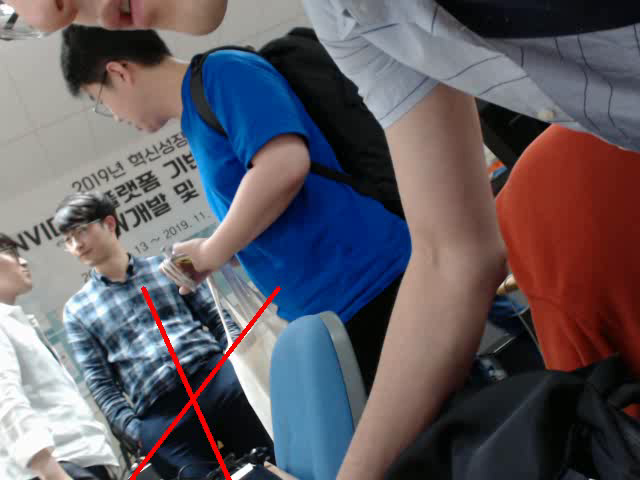
#> input picture frame 0 of courses/w10_opencv/source/OpenCV_in_Ubuntu/Python/output_LaneDetection_Project.avi, 640 x 480 px, given in place of the camera
$ python 51_Video_LaneDetection_Project.py
#> lines starting #> are read from the running program, lines starting #| are printed output that depends on the picture; after the words box and inside, x2 and y2 are one past the last pixel; in counts of white or black regions, pixels touching at a corner belong together
import cv2
import numpy as np


def imageCopy(src):
    return np.copy(src)


def convertColor(image, flag=None):
    if flag is None:
        return image
    else:
        return cv2.cvtColor(image, flag)


def rangeColor(image, lower, upper):
    return cv2.inRange(image, lower, upper)


def splitColor(image, lower, upper, flag=None):
    converted = convertColor(image, flag)
    mask = rangeColor(converted, lower, upper)
    return cv2.bitwise_and(image, image, mask=mask)


def polyROI(image, points):
    if len(image.shape) == 2:
        channels = 1
    else:
        channels = image.shape[2]
    mask = np.zeros_like(image)
    ignore_mask_color = (255,) * channels
    cv2.fillPoly(mask, points, ignore_mask_color)
    return cv2.bitwise_and(image, mask)


def convertColor(image, flag=None):
    if flag is None:
        return image
    else:
        return cv2.cvtColor(image, flag)


def cannyEdge(image, threshold1=100, threshold2=200):
    return cv2.Canny(image, threshold1, threshold2)


def addWeightedImage(image1, w1, imagw2, w2=None):
    if w2 is None:
        return cv2.addWeighted(image1, float(w1) * 0.01, imagw2, float(100 - w1) * 0.01, 0)
    else:
        return cv2.addWeighted(image1, w1 * 0.01, imagw2, w2 * 0.01, 0)


def houghLinesP(image, rho=1.0, theta=np.pi/180, threshold=100, minLineLength=10, maxLineGap=100):
    return cv2.HoughLinesP(image, rho, theta, threshold, minLineLength=minLineLength, maxLineGap=maxLineGap)


def drawHoughLinesP(image, lines):
    result = imageCopy(image)
    if len(image.shape) == 2:
        result = convertColor(image, cv2.COLOR_GRAY2BGR)
    for i in range(len(lines)):
        for x1, y1, x2, y2 in lines[i]:
            cv2.line(result, (x1, y1), (x2, y2), (0, 0, 255), 3)
    return result


def splitLines(lines):
    left_x = []
    left_y = []
    right_x = []
    right_y = []
    for line in lines:
        x1 = line[0,0]
        y1 = line[0,1]
        x2 = line[0,2]
        y2 = line[0,3]
        slope = (float)(y2-y1)/(float)(x2-x1)
        if abs(slope) < 0.5:
            continue
        if slope <= 0:
            left_x.append([x1, x2])
            left_y.append([y1, y2])
        else:
            right_x.append([x1, x2])
            right_y.append([y1, y2])
    return left_x, left_y, right_x, right_y


def meanPoint(x):
    sum1 = 0
    sum2 = 0
    for x1, x2 in x:
        sum1 += x1
        sum2 += x2
    sum1 = int(float(sum1)/float(len(x)))
    sum2 = int(float(sum2)/float(len(x)))
    return [sum1, sum2]

def medianPoint(x):
    xx = sorted(x)
    return xx[(int)(len(xx)/2)]


def interpolate(list_x, list_y, y):
    x1 = list_x[0]
    x2 = list_x[1]
    y1 = list_y[0]
    y2 = list_y[1]
    return int(float(y - y1) * float(x2-x1) / float(y2-y1) + x1)


def lineFitting(image, left_x, left_y, right_x, right_y):
    result = imageCopy(image)
    height = image.shape[0]
    lx = meanPoint(left_x)
    ly = meanPoint(left_y)
    rx = meanPoint(right_x)
    ry = meanPoint(right_y)
    min_y = int(height*0.6)
    max_y = height
    min_x_left = interpolate(lx, ly, min_y)
    max_x_left = interpolate(lx, ly, max_y)
    min_x_right = interpolate(rx, ry, min_y)
    max_x_right = interpolate(rx, ry, max_y)
    cv2.line(result, (min_x_left, min_y), (max_x_left, max_y), (0, 0, 255), 3)
    cv2.line(result, (min_x_right, min_y), (max_x_right, max_y), (0, 0, 255), 3)
    return result


def frameProcessing(frame):
    result = imageCopy(frame)
    height, width = result.shape[:2]
    pt1 = (width*0.45, height*0.6)
    pt2 = (width*0.55, height*0.6)
    pt3 = (width*0.95, height*1.0)
    pt4 = (width*0.05, height*1.0)
    roi_corners = np.array([[pt1, pt2, pt3, pt4]], dtype=np.int32)
    result = polyROI(result, roi_corners)

    lower_white_hls = np.array([0, 200, 0])
    upper_white_hls = np.array([179, 255, 255])
    lower_yellow_hls = np.array([15, 30, 115])
    upper_yellow_hls = np.array([35, 200, 255])
    W_hls = splitColor(result, lower_white_hls, upper_white_hls, cv2.COLOR_BGR2HLS)
    Y_hls = splitColor(result, lower_yellow_hls, upper_yellow_hls, cv2.COLOR_BGR2HLS)
    result = W_hls+Y_hls
    result = cannyEdge(result, 100, 200)
    result = houghLinesP(result, 1, np.pi/180, 10, 10)
    lx, ly, rx, ry = splitLines(result)
    result = lineFitting(frame, lx, ly, rx, ry)
    return result

path = "/home/nw/Desktop/OpenCV_in_Ubuntu/Data/Lane_Detection_Videos/"
roadVideo_01 = "solidYellowLeft.mp4"
roadVideo_02 = "solidWhiteRight.mp4"

openPath = path+roadVideo_01

cap = cv2.VideoCapture(2)

# Get frame per second information
fps = cap.get(cv2.CAP_PROP_FPS)
print("Frames per second using video.get(cv2.CAP_PROP_FPS) : {0}".format(fps))
# Get width and height information
width = int(cap.get(cv2.CAP_PROP_FRAME_WIDTH))
print(width)
height = int(cap.get(cv2.CAP_PROP_FRAME_HEIGHT))
print(height)
# Define the codec and create VideoWriter object
fourcc = int(cv2.VideoWriter_fourcc(*'DIVX'))
print(fourcc)
out = cv2.VideoWriter('output_LaneDetection_Project.avi', fourcc, fps, (width, height), True)

cv2.namedWindow("Input", cv2.WINDOW_GUI_EXPANDED)
cv2.namedWindow("Output", cv2.WINDOW_GUI_EXPANDED)

while cap.isOpened():
    # Capture frame-by-frame
    ret, frame = cap.read()
#> frame is the input picture: shape (480, 640, 3); mean B, G, R 98.9, 91.8, 97.6

    if ret:
        # Our operations on the frame come here
        output = frameProcessing(frame)
#> in polyROI, `cv2.fillPoly(mask, points, ignore_mask_color)`:
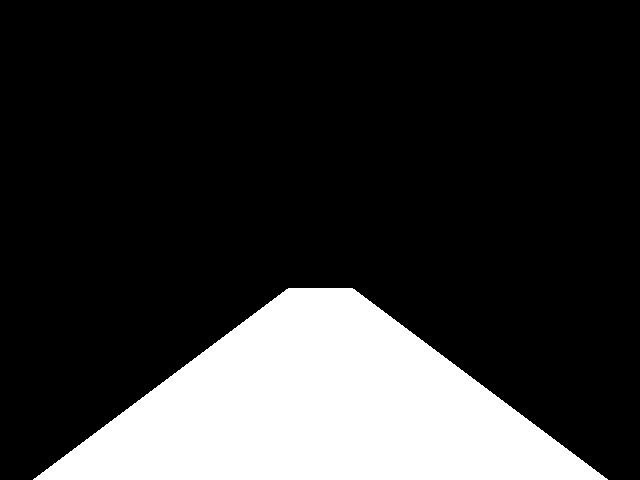
#> mask: shape (480, 640, 3); 20% white; 1 white region, box (x1, y1, x2, y2) and area: (33, 288, 608, 480) 61504
#> in polyROI, `return cv2.bitwise_and(image, mask)`:
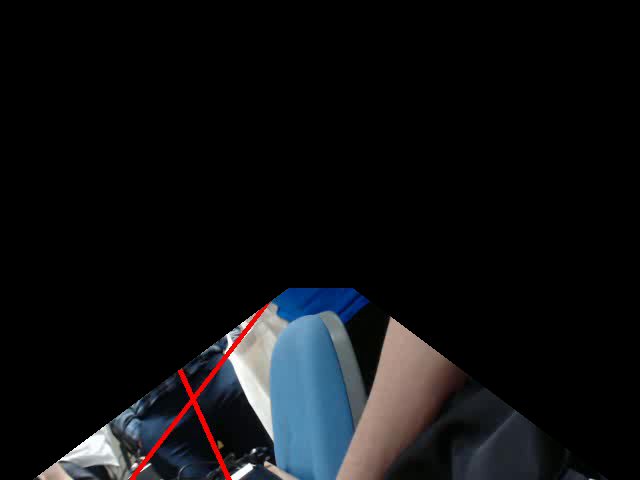
#> returned value: shape (480, 640, 3); mean of channels 0, 1, 2 17.9, 15.8, 15.1; drawn as B, G, R
#> in convertColor, `return cv2.cvtColor(image, flag)`: returned value: shape (480, 640, 3); mean of channels 0, 1, 2 15.9, 16.5, 16.1
#> in rangeColor, `return cv2.inRange(image, lower, upper)`:
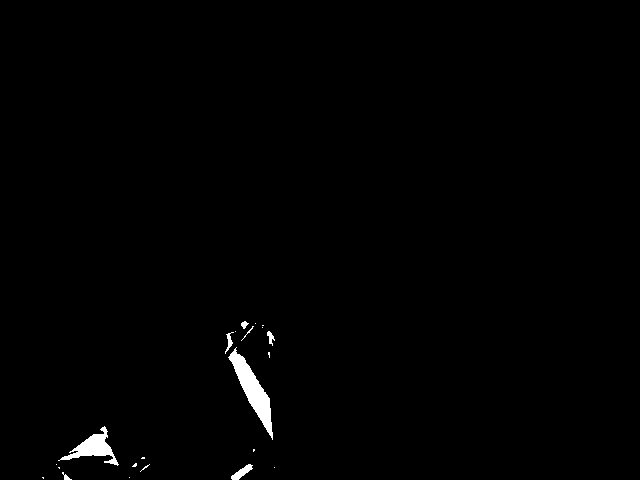
#> returned value: shape (480, 640); 0.82% white; 22 white regions (14 under 20 px), largest, box (x1, y1, x2, y2) and area: (228, 347, 273, 440) 1284, (58, 426, 119, 466) 790, (231, 464, 253, 480) 153
#> in rangeColor (call 2), `return cv2.inRange(image, lower, upper)`:
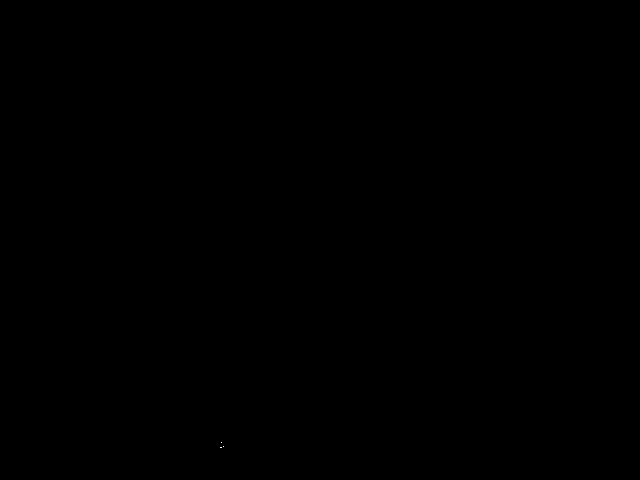
#> returned value: shape (480, 640); 0% white in thin lines or dots, all inside (x1, y1, x2, y2) = (220, 442, 224, 448)
#> in cannyEdge, `return cv2.Canny(image, threshold1, threshold2)`:
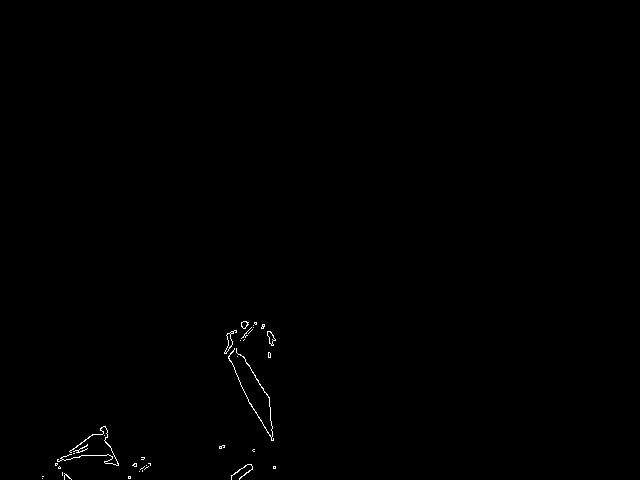
#> returned value: shape (480, 640); 0.27% white in thin lines or dots, all inside (x1, y1, x2, y2) = (42, 321, 276, 480)
#> in frameProcessing, `result = houghLinesP(result, 1, np.pi/180, 10, 10)`: result = 39 rows, first 6: [228, 333, 269, 400], [245, 394, 272, 440], [228, 340, 254, 322], [42, 476, 89, 436], [68, 455, 114, 455], [226, 348, 274, 468]
#> the loop in splitLines, `for line in lines:` made 39 passes
#> (x1, y1, x2, y2, slope) on passes 1 to 12: (228, 333, 269, 400, 1.63), (245, 394, 272, 440, 1.7), (228, 340, 254, 322, -0.692), (42, 476, 89, 436, -0.851), (68, 455, 114, 455, 0), (226, 348, 274, 468, 2.5), (42, 478, 103, 432, -0.754), (269, 331, 273, 440, 27.25), (263, 324, 275, 468, 12), (61, 457, 241, 476, 0.106), (100, 429, 117, 461, 1.88), (65, 460, 106, 429, -0.756)
#> after the loop in splitLines, `for line in lines:`: left_x = [[228, 254], [42, 89], [42, 103], [65, 106], [57, 104], [240, 255], [228, 243], [239, 252], [231, 245], [229, 256], [225, 248], [56, 97], [244, 275], [75, 107], [268, 273], [59, 107], [234, 247], [230, 246], [225, 262], [64, 107]]; left_y = [[340, 322], [476, 436], [478, 432], [460, 429], [460, 426], [340, 322], [341, 321], [479, 466], [476, 465], [359, 323], [353, 322], [465, 434], [357, 339], [457, 432], [357, 335], [466, 436], [474, 464], [334, 321], [351, 324], [460, 437]]; right_x = [[228, 269], [245, 272], [226, 274], [269, 273], [263, 275], [100, 117], [58, 69], [227, 228], [234, 250], [268, 273], [226, 231]]; right_y = [[333, 400], [394, 440], [348, 468], [331, 440], [324, 468], [429, 461], [467, 478], [333, 358], [348, 367], [396, 468], [335, 362]]
#> in frameProcessing, `lx, ly, rx, ry = splitLines(result)`: lx has the same summary as left_x in splitLines; ly has the same summary as left_y in splitLines; rx has the same summary as right_x in splitLines; ry has the same summary as right_y in splitLines
#> the loop in meanPoint, `for x1, x2 in x:` made 20 passes
#> (x1, x2, sum1, sum2) on passes 1 to 12: (228, 254, 228, 254), (42, 89, 270, 343), (42, 103, 312, 446), (65, 106, 377, 552), (57, 104, 434, 656), (240, 255, 674, 911), (228, 243, 902, 1154), (239, 252, 1141, 1406), (231, 245, 1372, 1651), (229, 256, 1601, 1907), (225, 248, 1826, 2155), (56, 97, 1882, 2252)
#> after the loop in meanPoint, `for x1, x2 in x:`: sum1 = 3281; sum2 = 3876
#> in meanPoint, `sum1 = int(float(sum1)/float(len(x)))`: sum1 = 164
#> in meanPoint, `sum2 = int(float(sum2)/float(len(x)))`: sum2 = 193
#> in lineFitting, `lx = meanPoint(left_x)`: lx = [164, 193]
#> the loop in meanPoint (call 2), `for x1, x2 in x:` made 20 passes
#> (x1, x2, sum1, sum2) on passes 1 to 12: (340, 322, 340, 322), (476, 436, 816, 758), (478, 432, 1294, 1190), (460, 429, 1754, 1619), (460, 426, 2214, 2045), (340, 322, 2554, 2367), (341, 321, 2895, 2688), (479, 466, 3374, 3154), (476, 465, 3850, 3619), (359, 323, 4209, 3942), (353, 322, 4562, 4264), (465, 434, 5027, 4698)
#> in lineFitting, `ly = meanPoint(left_y)`: ly = [414, 389]
#> in lineFitting, `rx = meanPoint(right_x)`: rx = [213, 230]
#> in lineFitting, `ry = meanPoint(right_y)`: ry = [367, 428]
#> in interpolate, `x1 = list_x[0]`: x1 = 164
#> in interpolate, `x2 = list_x[1]`: x2 = 193
#> in interpolate, `y1 = list_y[0]`: y1 = 414
#> in interpolate, `y2 = list_y[1]`: y2 = 389
#> in lineFitting, `min_x_left = interpolate(lx, ly, min_y)`: min_x_left = 310
#> in lineFitting, `max_x_left = interpolate(lx, ly, max_y)`: max_x_left = 87
#> in lineFitting, `min_x_right = interpolate(rx, ry, min_y)`: min_x_right = 190
#> in lineFitting, `max_x_right = interpolate(rx, ry, max_y)`: max_x_right = 244
#> in lineFitting, `cv2.line(result, (min_x_right, min_y), (max_x_right, max_y), (0, 0, 25..`:
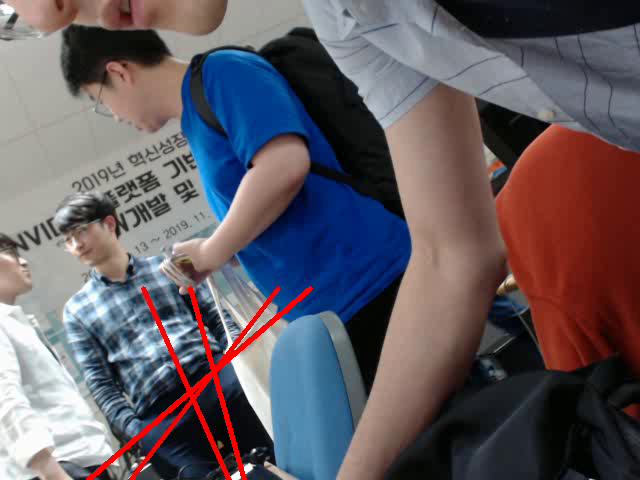
#> result: shape (480, 640, 3); mean B, G, R 98.2, 91.2, 99.1
        # Write frame-by-frame
        out.write(output)
        # Display the resulting frame
        cv2.imshow("Input", frame)
        cv2.imshow("Output", output)

    else:
        break

    # waitKey(int(1000.0/fps)) for matching fps of video
    if cv2.waitKey(int(1000.0/fps)) & 0xFF == ord('q'):
#> (key q is pressed here)
        break

# When everything done, release the capture
cap.release()
out.release()

cv2.destroyAllWindows()
